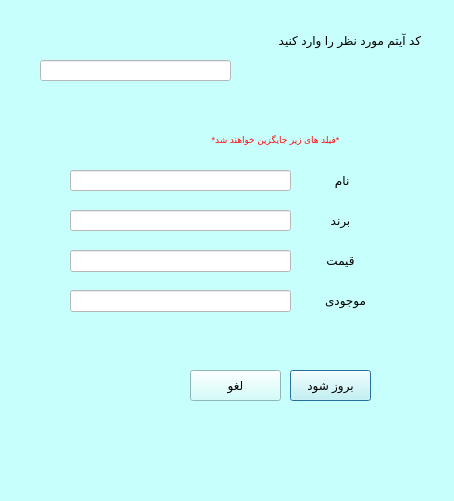
<?xml version="1.0" encoding="UTF-8"?>
<ui version="4.0">
 <class>Dialog</class>
 <widget class="QDialog" name="Dialog">
  <property name="geometry">
   <rect>
    <x>0</x>
    <y>0</y>
    <width>454</width>
    <height>501</height>
   </rect>
  </property>
  <property name="windowTitle">
   <string>Dialog</string>
  </property>
  <property name="styleSheet">
   <string notr="true">background-color: rgb(198, 255, 252);</string>
  </property>
  <widget class="QLabel" name="codeitem_update_lable">
   <property name="geometry">
    <rect>
     <x>270</x>
     <y>30</y>
     <width>151</width>
     <height>21</height>
    </rect>
   </property>
   <property name="text">
    <string>کد آیتم مورد نظر را وارد کنید</string>
   </property>
  </widget>
  <widget class="QLineEdit" name="code_lineedit">
   <property name="geometry">
    <rect>
     <x>40</x>
     <y>60</y>
     <width>191</width>
     <height>21</height>
    </rect>
   </property>
   <property name="styleSheet">
    <string notr="true">background-color: rgb(255, 255, 255);</string>
   </property>
  </widget>
  <widget class="QLabel" name="name_update_lable">
   <property name="geometry">
    <rect>
     <x>320</x>
     <y>170</y>
     <width>41</width>
     <height>20</height>
    </rect>
   </property>
   <property name="text">
    <string>نام </string>
   </property>
   <property name="alignment">
    <set>Qt::AlignCenter</set>
   </property>
  </widget>
  <widget class="QLabel" name="brand_update_lable">
   <property name="geometry">
    <rect>
     <x>320</x>
     <y>210</y>
     <width>41</width>
     <height>20</height>
    </rect>
   </property>
   <property name="text">
    <string>برند</string>
   </property>
   <property name="alignment">
    <set>Qt::AlignCenter</set>
   </property>
  </widget>
  <widget class="QLabel" name="money_update_lable">
   <property name="geometry">
    <rect>
     <x>320</x>
     <y>250</y>
     <width>41</width>
     <height>21</height>
    </rect>
   </property>
   <property name="text">
    <string>قیمت</string>
   </property>
   <property name="alignment">
    <set>Qt::AlignCenter</set>
   </property>
  </widget>
  <widget class="QLabel" name="remaining_update_lable">
   <property name="geometry">
    <rect>
     <x>320</x>
     <y>290</y>
     <width>51</width>
     <height>21</height>
    </rect>
   </property>
   <property name="text">
    <string>موجودی</string>
   </property>
   <property name="alignment">
    <set>Qt::AlignCenter</set>
   </property>
  </widget>
  <widget class="QLabel" name="detailslable">
   <property name="geometry">
    <rect>
     <x>170</x>
     <y>130</y>
     <width>211</width>
     <height>20</height>
    </rect>
   </property>
   <property name="font">
    <font>
     <pointsize>7</pointsize>
    </font>
   </property>
   <property name="styleSheet">
    <string notr="true">color: rgb(255, 14, 18);</string>
   </property>
   <property name="text">
    <string>*فیلد های زیر جایگزین خواهند شد*</string>
   </property>
   <property name="alignment">
    <set>Qt::AlignCenter</set>
   </property>
  </widget>
  <widget class="QLineEdit" name="name_lineedit">
   <property name="geometry">
    <rect>
     <x>70</x>
     <y>170</y>
     <width>221</width>
     <height>21</height>
    </rect>
   </property>
   <property name="styleSheet">
    <string notr="true">background-color: rgb(255, 255, 255);</string>
   </property>
  </widget>
  <widget class="QLineEdit" name="brand_lineedit">
   <property name="geometry">
    <rect>
     <x>70</x>
     <y>210</y>
     <width>221</width>
     <height>21</height>
    </rect>
   </property>
   <property name="styleSheet">
    <string notr="true">background-color: rgb(255, 255, 255);</string>
   </property>
  </widget>
  <widget class="QLineEdit" name="money_lineedit">
   <property name="geometry">
    <rect>
     <x>70</x>
     <y>250</y>
     <width>221</width>
     <height>22</height>
    </rect>
   </property>
   <property name="styleSheet">
    <string notr="true">background-color: rgb(255, 255, 255);</string>
   </property>
  </widget>
  <widget class="QLineEdit" name="remain_lineedit">
   <property name="geometry">
    <rect>
     <x>70</x>
     <y>290</y>
     <width>221</width>
     <height>22</height>
    </rect>
   </property>
   <property name="styleSheet">
    <string notr="true">background-color: rgb(255, 255, 255);</string>
   </property>
  </widget>
  <widget class="QPushButton" name="update_button">
   <property name="geometry">
    <rect>
     <x>290</x>
     <y>370</y>
     <width>81</width>
     <height>31</height>
    </rect>
   </property>
   <property name="text">
    <string>بروز شود</string>
   </property>
  </widget>
  <widget class="QPushButton" name="cancelbutton">
   <property name="geometry">
    <rect>
     <x>190</x>
     <y>370</y>
     <width>91</width>
     <height>31</height>
    </rect>
   </property>
   <property name="text">
    <string>لغو</string>
   </property>
  </widget>
 </widget>
 <resources/>
 <connections/>
</ui>
